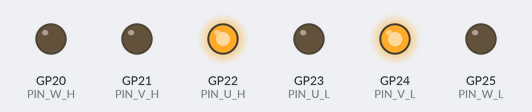
Simulated run of this sketch. Board: Raspberry Pi Pico. Parts: output pins drawn as LEDs (lit = HIGH). Pins used as bus, display or sensor lines are not drawn; what the sketch prints to the serial monitor is not drawn.

Above: at 0.1 s.
Timing chart, 0 to 3.2 s (numbered marks = the images above):
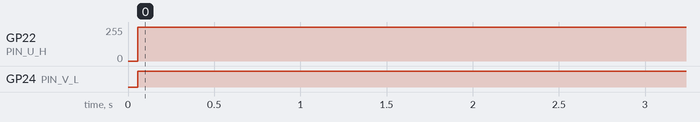

The sketch:

BLDC_Driver_120deg.ino
```cpp
#include "AS5048A.h"
#include "bldc120.h"

#define PIN_CS 17
#define PIN_SCLK 18
#define PIN_MOSI 19
#define PIN_MISO 16
#define PIN_U_H 22
#define PIN_V_H 21
#define PIN_W_H 20
#define PIN_U_L 23
#define PIN_V_L 24
#define PIN_W_L 25

const int ELECTRICAL_CYCLE = 7;   // 電気サイクル数
const float ADVANCE_TIMING = -1.0; // 進角値

// エンコーダ
AS5048A encoder(PIN_CS);
float angle = 0;

// BLDC制御
BLDC120 bldc(PIN_U_H, PIN_V_H, PIN_W_H, PIN_U_L, PIN_V_L, PIN_W_L, ELECTRICAL_CYCLE, ADVANCE_TIMING);

// =================================================

void setup()
{
  // シリアル通信の初期化
  Serial.begin(115200);

  // SPI通信の初期化
  SPI.setSCK(PIN_SCLK);
  SPI.setTX(PIN_MOSI);
  SPI.setRX(PIN_MISO);
  encoder.begin();
}

void loop()
{
  if (micros() % 100 == 0)
  {
    angle = encoder.getAngleDegrees();    // 機械角の取得
    angle = bldc.calcAngle(angle, -6.59); // 機械角と電気角のゼロ点ズレの補正
    bldc.updatePhase(angle);              // 通電状態の更新
  }
}

void loop1()
{
  Serial.println(String(angle));
  delay(100);
}
```

AS5048A.cpp
```cpp
#include "AS5048A.h"

static const uint16_t AS5048A_CLEAR_ERROR_FLAG = 0x0001;
static const uint16_t AS5048A_PROGRAMMING_CONTROL = 0x0003;
static const uint16_t AS5048A_OTP_REGISTER_ZERO_POS_HIGH = 0x0016;
static const uint16_t AS5048A_OTP_REGISTER_ZERO_POS_LOW = 0x0017;
static const uint16_t AS5048A_DIAG_AGC = 0x3FFD;
static const uint16_t AS5048A_MAGNITUDE = 0x3FFE;
static const uint16_t AS5048A_ANGLE = 0x3FFF;

static const uint8_t AS5048A_AGC_FLAG = 0xFF;
static const uint8_t AS5048A_ERROR_PARITY_FLAG = 0x04;
static const uint8_t AS5048A_ERROR_COMMAND_INVALID_FLAG = 0x02;
static const uint8_t AS5048A_ERROR_FRAMING_FLAG = 0x01;

static const uint16_t AS5048A_DIAG_COMP_HIGH = 0x2000;
static const uint16_t AS5048A_DIAG_COMP_LOW = 0x1000;
static const uint16_t AS5048A_DIAG_COF = 0x0800;
static const uint16_t AS5048A_DIAG_OCF = 0x0400;

AS5048A::AS5048A(byte cs, bool debug /*=false*/) {
  this->_cs = cs;
}

void AS5048A::begin() {
  this->settings = SPISettings(3000000, MSBFIRST, SPI_MODE1);
  pinMode(this->_cs, OUTPUT);
  digitalWrite(this->_cs, HIGH);
  SPI.begin();
}

uint8_t AS5048A::calcEvenParity(uint16_t value) {
  uint8_t cnt = 0;

  for (uint8_t i = 0; i < 16; i++) {
    if (value & 0x1) {
      cnt++;
    }
    value >>= 1;
  }
  return cnt & 0x1;
}

uint16_t AS5048A::readRegister(uint16_t address) {
  // コマンドの作成
  uint16_t command = 0x4000;
  command = command | address;
  command |= static_cast<uint16_t>(calcEvenParity(command) << 0xF);

  // SPI通信開始
  SPI.beginTransaction(this->settings);

  // コマンド送信
  digitalWrite(this->_cs, LOW);
  SPI.transfer16(command);
  digitalWrite(this->_cs, HIGH);
  delay(5);

  // データ受信
  digitalWrite(this->_cs, LOW);
  uint16_t response = SPI.transfer16(0x00);
  digitalWrite(this->_cs, HIGH);

  // SPI通信終了
  SPI.endTransaction();

  // エラー確認
  if (response & 0x4000) {
    Serial.println("Setting error bit: " + getErrors());
    return 0;
  }

  // エラービットとパリティを省いて返す
  return response & ~0xC000;
}

uint16_t AS5048A::getAngleDigit() {
  return AS5048A::readRegister(AS5048A_ANGLE);
}

float AS5048A::getAngleDegrees() {
  return static_cast<float>(AS5048A::getAngleDigit()) * 360.0 / 16384.0;
}

float AS5048A::getAngleRadians() {
  return static_cast<float>(AS5048A::getAngleDigit()) * 2.0 * PI / 16384.0;
}

String AS5048A::getErrors() {
  uint16_t error = AS5048A::readRegister(AS5048A_CLEAR_ERROR_FLAG);
  if (error & AS5048A_ERROR_PARITY_FLAG)
	{
		return "Parity Error";
	}
	if (error & AS5048A_ERROR_COMMAND_INVALID_FLAG)
	{
		return "Command invalid";
	}
	if (error & AS5048A_ERROR_FRAMING_FLAG)
	{
		return "Framing error";
	}
	return "No Error";
}
```

AS5048A.h
```cpp
#pragma once

#include <Arduino.h>
#include <SPI.h>

class AS5048A {
   private:
    uint8_t _cs;
    SPISettings settings;

   public:
    AS5048A(uint8_t arg_cs, bool debug = false);
    void begin();
    uint8_t calcEvenParity(uint16_t value);
    uint16_t readRegister(uint16_t address);
    uint16_t writeRegister(uint16_t address, uint16_t data);
    uint16_t getAngleDigit();
    float getAngleDegrees();
    float getAngleRadians();
    String getErrors();
};
```

bldc120.cpp
```cpp
#include "bldc120.h"

/**
 * @brief BLDC120クラスのコンストラクタ
 * @param u_h U相のハイサイドピン
 * @param v_h V相のハイサイドピン
 * @param w_h W相のハイサイドピン
 * @param u_l U相のローサイドピン
 * @param v_l V相のローサイドピン
 * @param w_l W相のローサイドピン
 * @param electrical_cycle 電気サイクル数
 * @param advance_timing 進角値（デフォルトは0.0）
 */
BLDC120::BLDC120(int u_h, int v_h, int w_h, int u_l, int v_l, int w_l, int electrical_cycle, float advance_timing)
{
    this->u_h = u_h;
    this->v_h = v_h;
    this->w_h = w_h;
    this->u_l = u_l;
    this->v_l = v_l;
    this->w_l = w_l;

    this->energize[0][0] = this->u_h;
    this->energize[0][1] = this->w_l;
    this->energize[1][0] = this->v_h;
    this->energize[1][1] = this->w_l;
    this->energize[2][0] = this->v_h;
    this->energize[2][1] = this->u_l;
    this->energize[3][0] = this->w_h;
    this->energize[3][1] = this->u_l;
    this->energize[4][0] = this->w_h;
    this->energize[4][1] = this->v_l;
    this->energize[5][0] = this->u_h;
    this->energize[5][1] = this->v_l;

    pinMode(this->u_h, OUTPUT);
    pinMode(this->v_h, OUTPUT);
    pinMode(this->w_h, OUTPUT);
    pinMode(this->u_l, OUTPUT);
    pinMode(this->v_l, OUTPUT);
    pinMode(this->w_l, OUTPUT);

    digitalWrite(this->u_h, LOW);
    digitalWrite(this->v_h, LOW);
    digitalWrite(this->w_h, LOW);
    digitalWrite(this->u_l, LOW);
    digitalWrite(this->v_l, LOW);
    digitalWrite(this->w_l, LOW);

    this->electrical_cycle = electrical_cycle;
    this->advance_timing = advance_timing;
}

/**
 * @brief BLDC120クラスのデストラクタ
 * ピンをLOWに設定して通電を停止します。
 */
BLDC120::~BLDC120()
{
    digitalWrite(u_h, LOW);
    digitalWrite(v_h, LOW);
    digitalWrite(w_h, LOW);
    digitalWrite(u_l, LOW);
    digitalWrite(v_l, LOW);
    digitalWrite(w_l, LOW);
}

/**
 * @brief 角度を計算する関数
 * @param angle 現在の角度
 * @param change_val 変更値（進角など）
 * @return 更新された角度
 */
float BLDC120::calcAngle(float angle, float change_val)
{
    angle += change_val;
    if (angle >= 360.0)
        angle -= 360.0;
    else if (angle < 0.0)
        angle += 360.0;

    return angle;
}

/**
 * @brief フェーズを更新する関数
 * @param angle 電気角
 */
void BLDC120::updatePhase(float angle)
{
    int phase = 0;
    float angle_ele = fmod(angle * electrical_cycle, 360.0);   // 電気角に換算
    float angle_pow = calcAngle(angle_ele, advance_timing); // 電気角に進角を加える

    // 電気角に基づいてフェーズを決定
    if (angle_pow < 30.0)
        phase = 0;
    else if (angle_pow < 90.0)
        phase = 1;
    else if (angle_pow < 150.0)
        phase = 2;
    else if (angle_pow < 210.0)
        phase = 3;
    else if (angle_pow < 270.0)
        phase = 4;
    else if (angle_pow < 330.0)
        phase = 5;
    else
        phase = 0;

    digitalWrite(u_h, LOW);
    digitalWrite(v_h, LOW);
    digitalWrite(w_h, LOW);
    digitalWrite(u_l, LOW);
    digitalWrite(v_l, LOW);
    digitalWrite(w_l, LOW);

    digitalWrite(energize[phase][0], HIGH);
    digitalWrite(energize[phase][1], HIGH);
}
```

bldc120.h
```cpp
#pragma once

#include <Arduino.h>

class BLDC120
{
private:
    int energize[6][2];
    int electrical_cycle;
    int u_h, v_h, w_h, u_l, v_l, w_l;
    float advance_timing;

public:
    BLDC120(int u_h, int v_h, int w_h, int u_l, int v_l, int w_l, int electrical_cycle, float advance_timing = 0.0);
    ~BLDC120();
    float calcAngle(float angle, float change_val);
    void updatePhase(float angle);
};
```

Measured:
- by itself, GP22 (PIN_U_H): 0/255 → 254/255 at 0.06 s, → 255/255 1.7 s later
- by itself, GP24 (PIN_V_L): LOW → HIGH at 0.06 s
